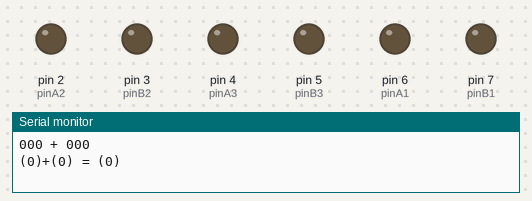
Simulated run of this sketch. Board: Arduino Uno, built with avr-gcc and run on an emulated ATmega328P. Parts: output pins drawn as LEDs (lit = HIGH), the last lines printed to the serial monitor.

Above: at 0.1 s.
At 4.1 s:
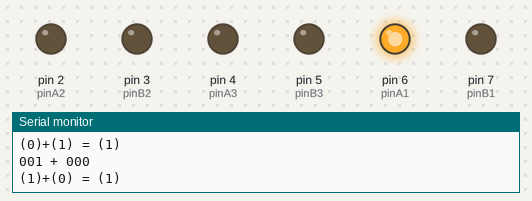
At 8.1 s:
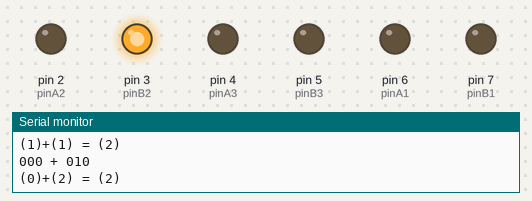
At 18.1 s:
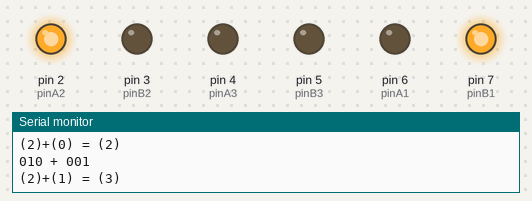
At 28.1 s:
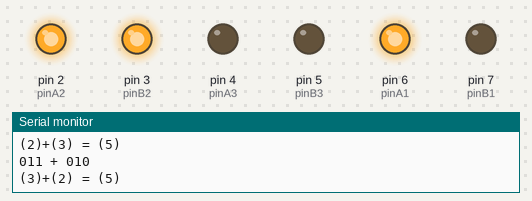
At 38.1 s:
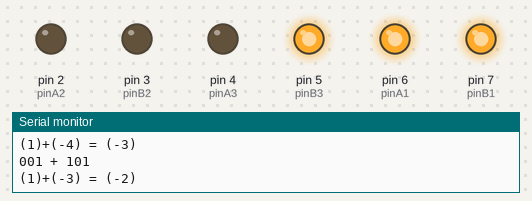
Timing chart, 0 to 39.6 s (numbered marks = the images above):
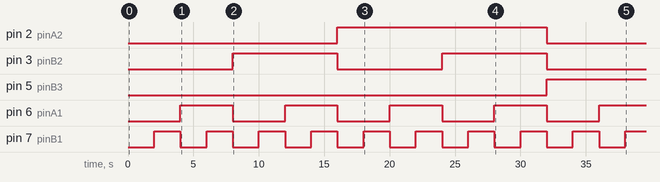

The sketch:

threeBitAdder2sComp.ino
```cpp
// Created by Aimar Fernandez, Elliott Roach and Caleb Andreas
// Created on Jun 2026
// This program cycles through all possibilities of a 3 bit adder

// a pins
const int pinA1 = 6;
const int pinA2 = 2;
const int pinA3 = 4;
// b pins
const int pinB1 = 7;
const int pinB2 = 3;
const int pinB3 = 5;
// variables
int aDecimalValue;
int bDecimalValue;

void turnOffOutputs() {
    // turns of all pin outputs
    digitalWrite(pinA1, 0);
    digitalWrite(pinA2, 0);
    digitalWrite(pinA3, 0);

    digitalWrite(pinB1, 0);
    digitalWrite(pinB2, 0);
    digitalWrite(pinB3, 0);
}

void setup() {
    // serial output
    Serial.begin(9600);

    // pin a set up
    pinMode(pinA1, OUTPUT);
    pinMode(pinA2, OUTPUT);
    pinMode(pinA3, OUTPUT);
    // pin b set up
    pinMode(pinB1, OUTPUT);
    pinMode(pinB2, OUTPUT);
    pinMode(pinB3, OUTPUT);
    turnOffOutputs();

    // looping all possible inputs
    for (int a3Value = 0; a3Value <= 1; a3Value++) {
        for (int b3Value = 0; b3Value <= 1; b3Value++) {
            for (int a2Value = 0; a2Value <= 1; a2Value++) {
                for (int b2Value = 0; b2Value <= 1; b2Value++) {
                    for (int a1Value = 0; a1Value <= 1; a1Value++) {
                        for (int b1Value = 0; b1Value <= 1; b1Value++) {
                            digitalWrite(pinB1, b1Value);
                            digitalWrite(pinA3, a3Value);
                            digitalWrite(pinB3, b3Value);
                            digitalWrite(pinA2, a2Value);
                            digitalWrite(pinB2, b2Value);
                            digitalWrite(pinA1, a1Value);

                            // a value to decimal
                            if (a3Value == 1) {
                                aDecimalValue = (2 * a2Value - 2) + (1 * a1Value - 1) - 1;
                            } else {
                                aDecimalValue = (a2Value * 2) + (a1Value * 1);
                            }

                            // b value to decimal
                            if (b3Value == 1) {
                                bDecimalValue = (2 * b2Value - 2) + ((1 * b1Value - 1) * 1) - 1;
                            } else {
                                bDecimalValue = (b2Value * 2) + (b1Value * 1);
                            }

                            // show current calculation
                            Serial.print("\n" + String(a3Value) + String(a2Value) + String(a1Value) + " + " + String(b3Value) + String(b2Value) + String(b1Value) + "\n");
                            Serial.print("\n(" + String(aDecimalValue) + ")+(" + String(bDecimalValue) + ") = (" + String(aDecimalValue + bDecimalValue) + ")\n");
                            // wait 1 second
                            delay(2000);
                        }
                    }
                }
            }
        }
    }
    turnOffOutputs();
    Serial.print("\nProgram Done\n");
}

void loop() {
    // not needed
}
```

Measured:
- by itself, pin 2 (pinA2): LOW → HIGH at 16.0 s, → LOW 16.0 s later
- by itself, pin 3 (pinB2): alternates HIGH for 8.0 s and LOW for 8.0 s
- by itself, pin 5 (pinB3): LOW → HIGH at 32.0 s
- by itself, pin 6 (pinA1): alternates HIGH for 4.0 s and LOW for 4.0 s
- by itself, pin 7 (pinB1): alternates HIGH for 2.0 s and LOW for 2.0 s
